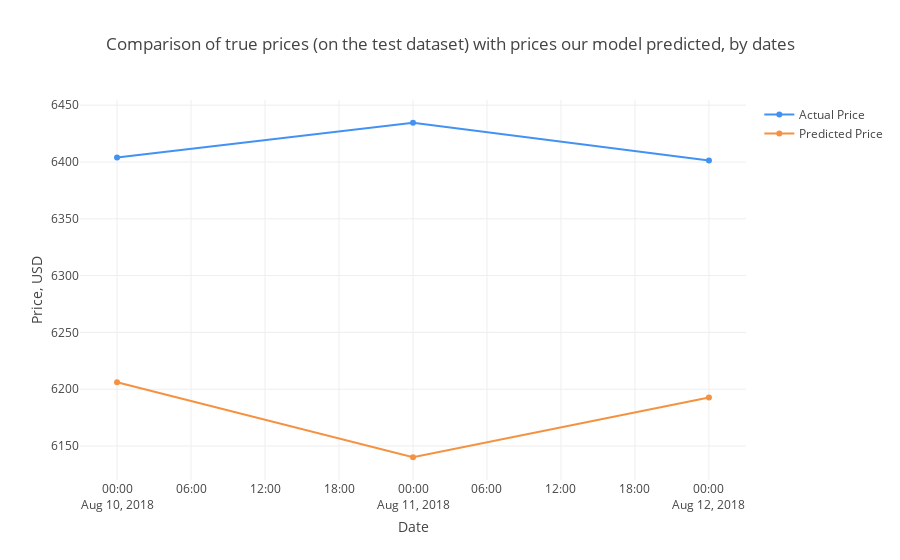

Write notebook code for a chart like this one.
### Code cell
# Ahora se extrae con el formato de fechas y se traza 
Test_Dates =df_evaluation_x['total_number_btc'].index

trace1 = go.Scatter(x=Test_Dates, y=observated_evaluation, name= 'Actual Price',
                   line = dict(color = ('rgb(66, 146, 244)'),width = 2))
trace2 = go.Scatter(x=Test_Dates, y=predicted_evaluation, name= 'Predicted Price',
                   line = dict(color = ('rgb(244, 146, 65)'),width = 2))
data = [trace1, trace2]
layout = dict(title = 'Comparison of true prices (on the test dataset) with prices our model predicted, by dates',
             xaxis = dict(title = 'Date'), yaxis = dict(title = 'Price, USD'))
fig = dict(data=data, layout=layout)
py.iplot(fig, filename='results_demonstrating1')

### Figure 1 — Plotly figure (JSON) as saved in the notebook; plotly's stock layout.template omitted (floating-point values rounded to 4 significant figures)
{"data": [{"line": {"color": "rgb(66, 146, 244)", "width": 2}, "name": "Actual Price", "type": "scatter", "x": ["2018-08-10", "2018-08-11", "2018-08-12", "2018-08-13", "2018-08-14", "2018-08-15", "2018-08-16", "2018-08-17", "2018-08-18", "2018-08-19", "2018-08-20", "2018-08-21", "2018-08-22"], "y": [6404.0, 6435.0, 6401.0]}, {"line": {"color": "rgb(244, 146, 65)", "width": 2}, "name": "Predicted Price", "type": "scatter", "x": ["2018-08-10", "2018-08-11", "2018-08-12", "2018-08-13", "2018-08-14", "2018-08-15", "2018-08-16", "2018-08-17", "2018-08-18", "2018-08-19", "2018-08-20", "2018-08-21", "2018-08-22"], "y": [6206.0, 6140.0, 6193.0]}], "layout": {"title": "Comparison of true prices (on the test dataset) with prices our model predicted, by dates", "xaxis": {"title": "Date"}, "yaxis": {"title": "Price, USD"}}}
